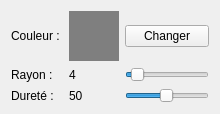
       <widget class="QWidget" name="tab_3">
        <attribute name="title">
         <string>Couleur</string>
        </attribute>
        <layout class="QGridLayout" name="gridLayout">
         <item row="2" column="0">
          <widget class="QLabel" name="label_5">
           <property name="text">
            <string>Dureté :</string>
           </property>
          </widget>
         </item>
         <item row="1" column="0">
          <widget class="QLabel" name="label_4">
           <property name="text">
            <string>Rayon : </string>
           </property>
          </widget>
         </item>
         <item row="0" column="0">
          <widget class="QLabel" name="label_3">
           <property name="text">
            <string>Couleur : </string>
           </property>
          </widget>
         </item>
         <item row="2" column="2">
          <widget class="QSlider" name="editTextureColorHardness">
           <property name="minimum">
            <number>1</number>
           </property>
           <property name="maximum">
            <number>100</number>
           </property>
           <property name="value">
            <number>50</number>
           </property>
           <property name="orientation">
            <enum>Qt::Horizontal</enum>
           </property>
          </widget>
         </item>
         <item row="1" column="2">
          <widget class="QSlider" name="editTextureColorRadius">
           <property name="minimum">
            <number>1</number>
           </property>
           <property name="maximum">
            <number>40</number>
           </property>
           <property name="value">
            <number>4</number>
           </property>
           <property name="orientation">
            <enum>Qt::Horizontal</enum>
           </property>
          </widget>
         </item>
         <item row="2" column="1">
          <widget class="QLabel" name="label_6">
           <property name="text">
            <string>50</string>
           </property>
          </widget>
         </item>
         <item row="1" column="1">
          <widget class="QLabel" name="label_7">
           <property name="text">
            <string>4</string>
           </property>
          </widget>
         </item>
         <item row="0" column="1">
          <widget class="QWidget" name="editTerrainTextureColor" native="true">
           <property name="minimumSize">
            <size>
             <width>50</width>
             <height>50</height>
            </size>
           </property>
           <property name="styleSheet">
            <string notr="true">background-color:#7f7f7f;</string>
           </property>
          </widget>
         </item>
         <item row="0" column="2">
          <widget class="QPushButton" name="editTerrainChangeTextureColo">
           <property name="text">
            <string>Changer</string>
           </property>
          </widget>
         </item>
        </layout>
       </widget>
